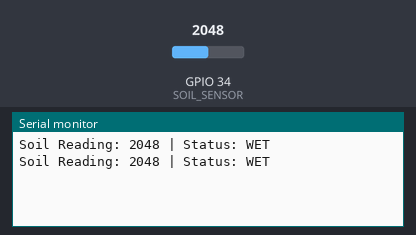
The sketch below on a simulated ESP32. Parts: the last lines printed to the serial monitor. The inputs (shaded band) are chosen by the test bench; at power-on: GPIO 34 (SOIL_SENSOR) = 2048.

Above: at 1.8 s.
1.9 s: GPIO 34 (SOIL_SENSOR) set to 2438
At 2.7 s:
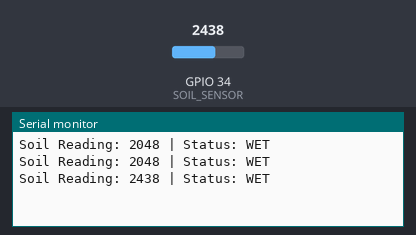
3.4 s: GPIO 34 (SOIL_SENSOR) set to 2565
At 4.8 s:
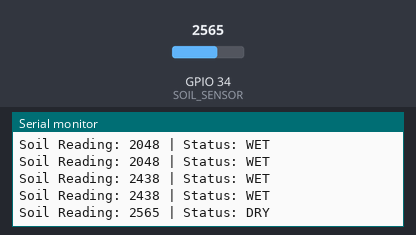

Measured:
- the behaviour switches between 2500 and 2501 on GPIO 34 (SOIL_SENSOR) (found by bisection; images 1 and 2)
- after the input at 1.9 s, the serial monitor: prints a new line after 0.10 s (image 1)
- after the input at 3.4 s, the serial monitor: prints a new line after 0.60 s (image 2)

The sketch:

testesp32.ino
```cpp
#define SOIL_SENSOR 34

void setup() {
  Serial.begin(115200);
}

void loop() {
  int moistureValue = analogRead(SOIL_SENSOR);

  String status;

  if (moistureValue > 2500) {
    status = "DRY";
  } else {
    status = "WET";
  }

  Serial.print("Soil Reading: ");
  Serial.print(moistureValue);

  Serial.print(" | Status: ");
  Serial.println(status);

  delay(1000);
}
```
